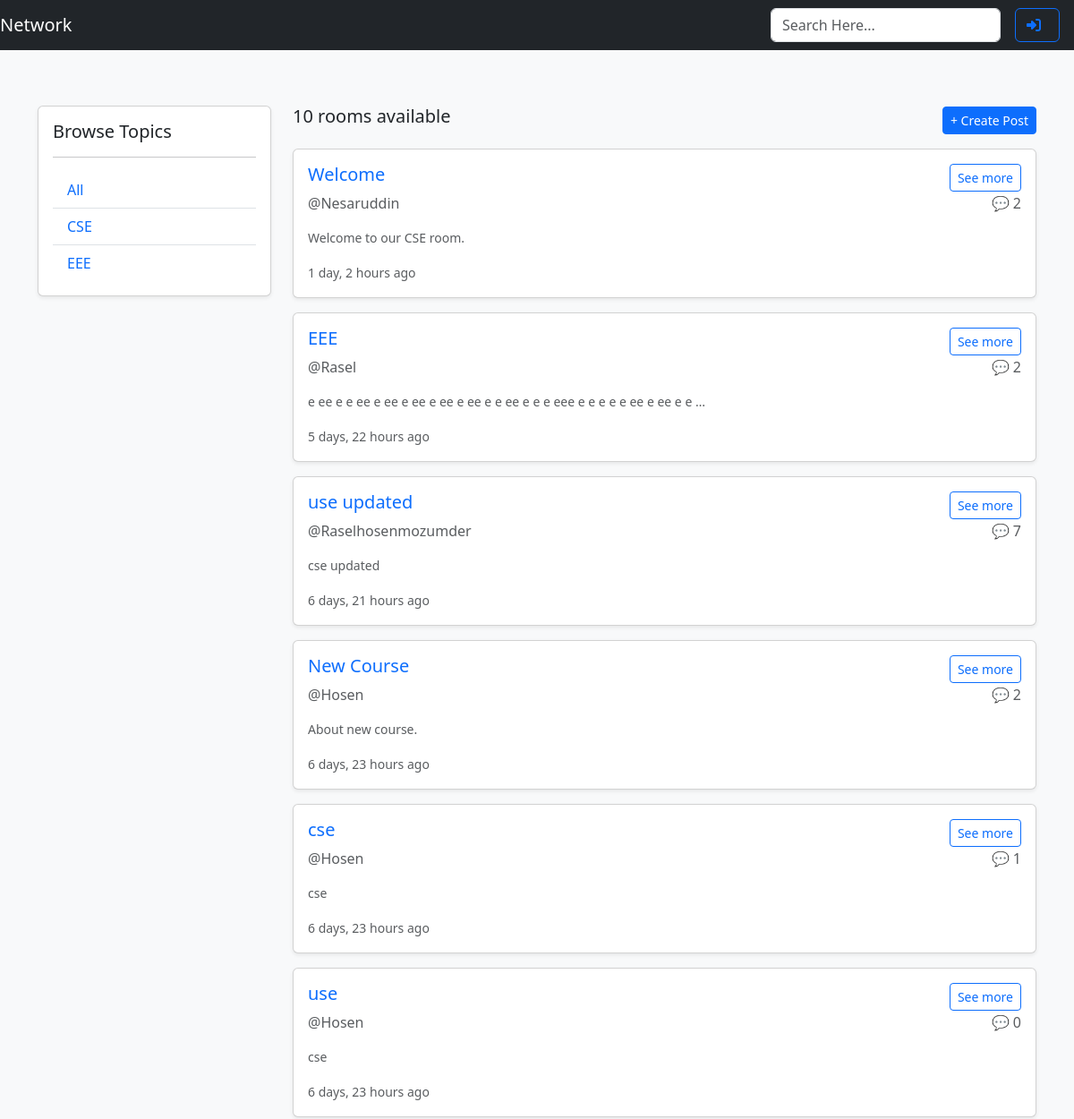
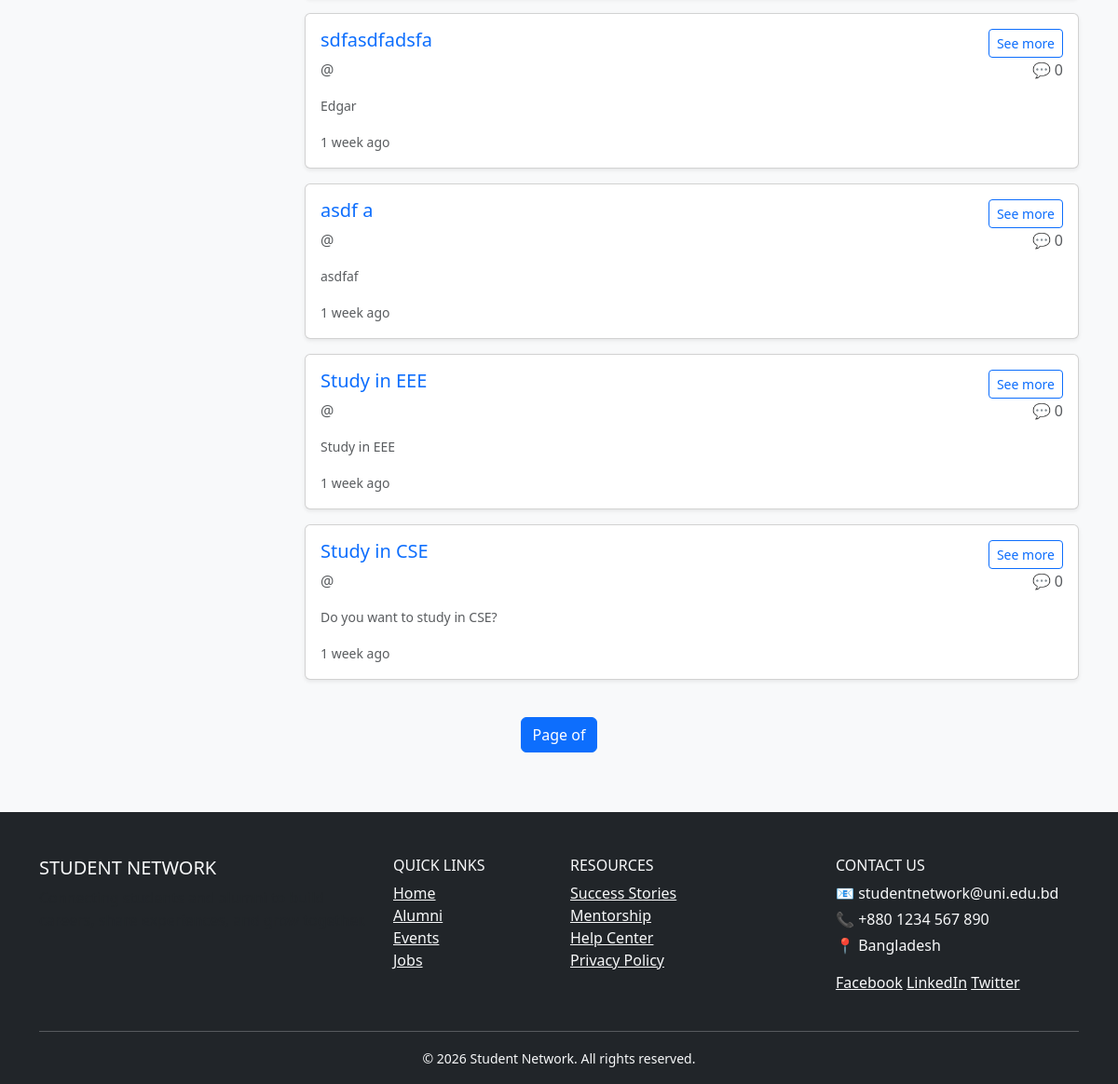
The page / on the database its author committed (2 pictures, top to bottom).
### base/models.py (models this page shows, shortened)
class Topic(models.Model):
    name = models.CharField(max_length=200)

class Room(models.Model):
    host = models.ForeignKey(settings.AUTH_USER_MODEL, on_delete=models.CASCADE, null=True)
    topic = models.ForeignKey(Topic, on_delete=models.CASCADE, null=True)
    name = models.CharField(max_length=200)
    description = models.TextField(null=True, blank=True)
    updated = models.DateTimeField(auto_now=True)
    created = models.DateTimeField(auto_now_add=True)
    class Meta:
        ordering = ['-updated', '-created']

### user/models.py (models this page shows, shortened)
class User(AbstractBaseUser, PermissionsMixin):
    username = models.CharField(max_length=150, unique=True)
    email = models.EmailField(unique=True)
    bio = models.TextField(max_length=200, blank=True, null=True, default="")
    role = models.CharField(max_length=10, default="USER")
    is_active = models.BooleanField(default=True)
    is_staff = models.BooleanField(default=False)
    date_joined = models.DateTimeField(default=timezone.now)
    objects = CustomUserManager()
    USERNAME_FIELD = 'email'
    REQUIRED_FIELDS = ['username']
    class Meta:
        db_table = 'user_user'

### base/views.py (the view)
# urls.py: path("", views.room, name='room'),
def room(request):
    q = request.GET.get('q') if request.GET.get('q')!= None else ''
    rooms = Room.objects.filter(
        Q(topic__name__icontains=q) |
        Q(name__icontains=q) |
        Q(description__icontains=q)
    ).annotate(
        comment_count = Count('message')
    ).order_by('-created')
    rooms_count = rooms.count()
    topics = Topic.objects.all()
    context = {
        'rooms': rooms,
        'topics':topics,
        'rooms_count': rooms_count,
        }
    return render(request, "base/room.html", context)

### base/templates/base/room.html (shortened to what this page needs)
{% extends "main.html" %} {% block content %}
<div class="container mt-4">
  <div class="row">
    <div class="col-md-3 mb-4">
      <div class="card shadow-sm">
        <div class="card-body">
          <h5 class="card-title">Browse Topics</h5>
          <hr />
          <ul class="list-group list-group-flush">
            <li class="list-group-item">
              <a href="{% url 'room' %}" class="text-decoration-none">All</a>
            </li>
            {% for topic in topics %}
            <li class="list-group-item">
              <a
                href="{% url 'room' %}?q={{ topic.name }}"
                class="text-decoration-none"
              >
                {{ topic.name }}
              </a>
            </li>
            {% endfor %}
          </ul>
        </div>
      </div>
    </div>
    <div class="col-md-9">
      <div class="d-flex justify-content-between align-items-center mb-3">
        <h5>{{ rooms_count }} rooms available</h5>
        <a href="{% url 'create-room' %}" class="btn btn-primary btn-sm">
          + Create Post
        </a>
      </div>
      {% for room in rooms %}
      <div class="card mb-3 shadow-sm">
        <div class="card-body">
          <div class="d-flex justify-content-between">
            <h5 class="card-title">
              <a
                href="{% url 'post-details' room.id %}"
                class="text-decoration-none"
              >
                {{ room.name }}
              </a>
            </h5>
            <div>
              <a
                href="{% url 'post-details' room.id %}"
                class="btn btn-outline-primary btn-sm"
              >
                See more
              </a>
            </div>
          </div>
          <div class="d-flex justify-content-between">
            <a
            href="{% url 'user-details' room.id %}"
            class="mb-1 text-muted decoration"
          >
            @{{ room.host.username | capfirst }}
          </a>
            <div>
              <p class="text-muted">💬 {{ room.comment_count }} </p>
            </div>
          </div>
          {% if room.description %}
          <p class="text-muted small">
            {{ room.description | truncatewords:30 }}
          </p>
          {% endif %}
          <small class="text-muted">
          {{ room.created|timesince }} ago
        </small>
        </div>
      </div>
      {% endfor %}
    </div>
    <nav aria-label="Page nagigation" class="mt-4">
      <ul class="pagination justify-content-center">
        <li class="page-item active">
          <span class="page-link"
            >Page {{ posts.number }} of {{ posts.paginator.num_pages}}</span
          >
        </li>
      </ul>
    </nav>
  </div>
</div>
{% endblock %}

### templates/main.html (style rules this page uses)
html, body { height: 100%; }
body { background-color: #f8f9fa; display: flex; flex-direction: column; margin: 0; padding: 0; }
.decoration { text-decoration: none; }

### rows shown on the page
Topic: name "CSE"
Topic: name "EEE"
Room: name "Welcome", host.username "Nesaruddin", comment_count "2", description "Welcome to our CSE room.", created "1 day, 2 hours"
Room: name "EEE", host.username "Rasel", comment_count "2", description "e ee e e ee e ee e ee e ee e ee e e ee e e e eee e e e e e ee e ee e e …", created "5 days, 22 hours"
Room: name "use updated", host.username "Raselhosenmozumder", comment_count "7", description "cse updated", created "6 days, 21 hours"
Room: name "New Course", host.username "Hosen", comment_count "2", description "About new course.", created "6 days, 23 hours"
Room: name "cse", host.username "Hosen", comment_count "1", description "cse", created "6 days, 23 hours"
Room: name "use", host.username "Hosen", comment_count "0", description "cse", created "6 days, 23 hours"
Room: name "sdfasdfadsfa", comment_count "0", description "Edgar", created "1 week"
Room: name "asdf a", comment_count "0", description "asdfaf", created "1 week"
Room: name "Study in EEE", comment_count "0", description "Study in EEE", created "1 week"
Room: name "Study in CSE", comment_count "0", description "Do you want to study in CSE?", created "1 week"

### other values the page prints
{{ rooms_count }} "10"
